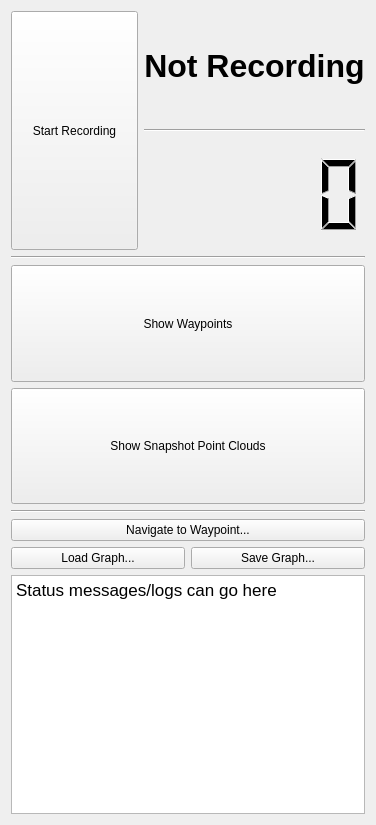
<?xml version="1.0" encoding="UTF-8"?>
<ui version="4.0">
 <class>Form</class>
 <widget class="QWidget" name="Form">
  <property name="geometry">
   <rect>
    <x>0</x>
    <y>0</y>
    <width>376</width>
    <height>825</height>
   </rect>
  </property>
  <property name="acceptDrops">
   <bool>false</bool>
  </property>
  <property name="windowTitle">
   <string>Form</string>
  </property>
  <layout class="QVBoxLayout" name="verticalLayout_2">
   <item>
    <layout class="QVBoxLayout" name="recordingLayout">
     <item>
      <layout class="QHBoxLayout" name="horizontalLayout_2">
       <item>
        <widget class="QPushButton" name="recordButton">
         <property name="enabled">
          <bool>true</bool>
         </property>
         <property name="sizePolicy">
          <sizepolicy hsizetype="Expanding" vsizetype="Expanding">
           <horstretch>0</horstretch>
           <verstretch>0</verstretch>
          </sizepolicy>
         </property>
         <property name="styleSheet">
          <string notr="true"/>
         </property>
         <property name="text">
          <string>Start Recording</string>
         </property>
        </widget>
       </item>
       <item>
        <layout class="QHBoxLayout" name="horizontalLayout_3" stretch="0">
         <item>
          <layout class="QVBoxLayout" name="verticalLayout_3">
           <item>
            <widget class="QLabel" name="recordingStatus">
             <property name="sizePolicy">
              <sizepolicy hsizetype="Expanding" vsizetype="MinimumExpanding">
               <horstretch>0</horstretch>
               <verstretch>0</verstretch>
              </sizepolicy>
             </property>
             <property name="minimumSize">
              <size>
               <width>200</width>
               <height>50</height>
              </size>
             </property>
             <property name="text">
              <string>&lt;html&gt;&lt;head/&gt;&lt;body&gt;&lt;p align=&quot;center&quot;&gt;&lt;span style=&quot; font-size:24pt; font-weight:600;&quot;&gt;Not Recording&lt;/span&gt;&lt;/p&gt;&lt;/body&gt;&lt;/html&gt;</string>
             </property>
             <property name="scaledContents">
              <bool>true</bool>
             </property>
            </widget>
           </item>
           <item>
            <widget class="Line" name="line_3">
             <property name="orientation">
              <enum>Qt::Horizontal</enum>
             </property>
            </widget>
           </item>
           <item>
            <widget class="QLCDNumber" name="lcdNumber">
             <property name="sizePolicy">
              <sizepolicy hsizetype="MinimumExpanding" vsizetype="Expanding">
               <horstretch>0</horstretch>
               <verstretch>0</verstretch>
              </sizepolicy>
             </property>
             <property name="frameShape">
              <enum>QFrame::NoFrame</enum>
             </property>
             <property name="frameShadow">
              <enum>QFrame::Plain</enum>
             </property>
             <property name="segmentStyle">
              <enum>QLCDNumber::Filled</enum>
             </property>
            </widget>
           </item>
          </layout>
         </item>
        </layout>
       </item>
      </layout>
     </item>
    </layout>
   </item>
   <item>
    <widget class="Line" name="line">
     <property name="orientation">
      <enum>Qt::Horizontal</enum>
     </property>
    </widget>
   </item>
   <item>
    <layout class="QVBoxLayout" name="togglesLayout">
     <item>
      <widget class="QPushButton" name="waypointToggle">
       <property name="sizePolicy">
        <sizepolicy hsizetype="Expanding" vsizetype="Expanding">
         <horstretch>0</horstretch>
         <verstretch>0</verstretch>
        </sizepolicy>
       </property>
       <property name="maximumSize">
        <size>
         <width>16777215</width>
         <height>16777215</height>
        </size>
       </property>
       <property name="text">
        <string>Show Waypoints</string>
       </property>
       <property name="checkable">
        <bool>true</bool>
       </property>
       <property name="checked">
        <bool>false</bool>
       </property>
       <property name="autoDefault">
        <bool>false</bool>
       </property>
       <property name="default">
        <bool>false</bool>
       </property>
       <property name="flat">
        <bool>false</bool>
       </property>
      </widget>
     </item>
     <item>
      <widget class="QPushButton" name="pointcloudToggle">
       <property name="sizePolicy">
        <sizepolicy hsizetype="Minimum" vsizetype="Expanding">
         <horstretch>0</horstretch>
         <verstretch>0</verstretch>
        </sizepolicy>
       </property>
       <property name="text">
        <string>Show Snapshot Point Clouds</string>
       </property>
       <property name="checkable">
        <bool>true</bool>
       </property>
       <property name="checked">
        <bool>false</bool>
       </property>
      </widget>
     </item>
    </layout>
   </item>
   <item>
    <widget class="Line" name="line_2">
     <property name="orientation">
      <enum>Qt::Horizontal</enum>
     </property>
    </widget>
   </item>
   <item>
    <widget class="QPushButton" name="pushButton">
     <property name="text">
      <string>Navigate to Waypoint...</string>
     </property>
    </widget>
   </item>
   <item>
    <layout class="QHBoxLayout" name="horizontalLayout">
     <item>
      <widget class="QPushButton" name="pushButton_3">
       <property name="text">
        <string>Load Graph...</string>
       </property>
      </widget>
     </item>
     <item>
      <widget class="QPushButton" name="pushButton_2">
       <property name="text">
        <string>Save Graph...</string>
       </property>
      </widget>
     </item>
    </layout>
   </item>
   <item>
    <widget class="QTextBrowser" name="textBrowser">
     <property name="html">
      <string>&lt;!DOCTYPE HTML PUBLIC &quot;-//W3C//DTD HTML 4.0//EN&quot; &quot;http://www.w3.org/TR/REC-html40/strict.dtd&quot;&gt;
&lt;html&gt;&lt;head&gt;&lt;meta name=&quot;qrichtext&quot; content=&quot;1&quot; /&gt;&lt;style type=&quot;text/css&quot;&gt;
p, li { white-space: pre-wrap; }
&lt;/style&gt;&lt;/head&gt;&lt;body style=&quot; font-family:'.AppleSystemUIFont'; font-size:13pt; font-weight:400; font-style:normal;&quot;&gt;
&lt;p style=&quot; margin-top:0px; margin-bottom:0px; margin-left:0px; margin-right:0px; -qt-block-indent:0; text-indent:0px;&quot;&gt;Status messages/logs can go here&lt;/p&gt;&lt;/body&gt;&lt;/html&gt;</string>
     </property>
    </widget>
   </item>
  </layout>
 </widget>
 <resources/>
 <connections/>
</ui>
